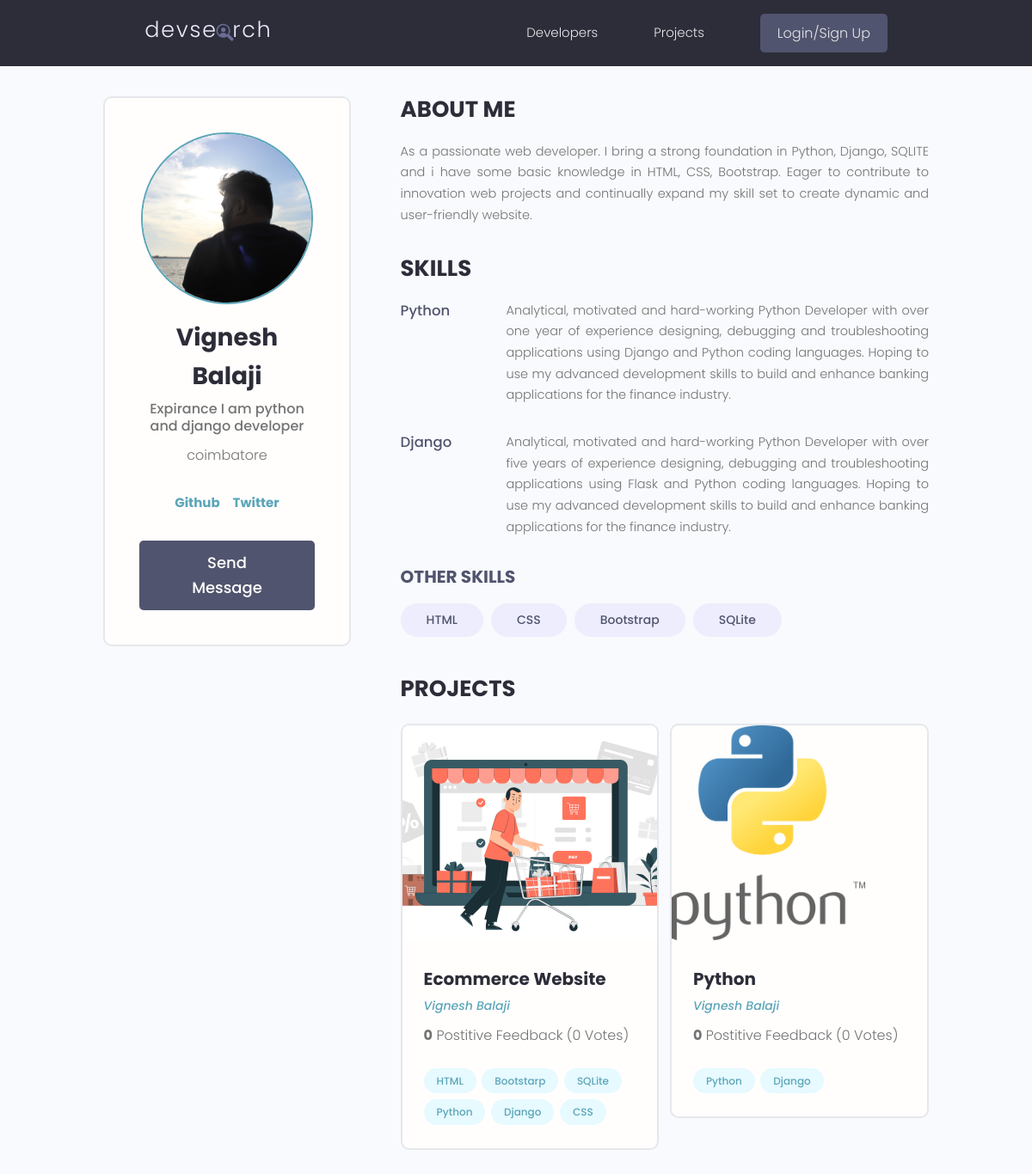
Page /userProfie/59fcfc06-8561-4057-8cc6-4df197092c63/ on the committed database.
### users/models.py (models this page shows, shortened)
class Profile(models.Model):
    user = models.OneToOneField(User, on_delete=models.CASCADE, null=True, blank=True)
    name = models.CharField(max_length=200, blank=True, null=True)
    email = models.EmailField(max_length=500, blank=True, null=True)
    username = models.CharField(max_length=200, blank=True, null=True)
    location = models.CharField(max_length=200, blank=True, null=True)
    short_intro = models.CharField(max_length=200, null=True, blank=True)
    bio = models.TextField(blank=True, null=True)
    profile_image = models.ImageField(null=True, blank=True, upload_to="profile/", default="profile/user-default.png" )
    social_github = models.CharField(max_length=200, blank=True, null=True)
    social_twitter = models.CharField(max_length=200, blank=True, null=True)
    social_linkedin = models.CharField(max_length=200, blank=True, null=True)
    created = models.DateTimeField(auto_now_add=True, null=True)
    id = models.UUIDField(default=uuid.uuid4, unique=True, primary_key=True, editable=False)
    class Meta:
        ordering = ['created']

class skill(models.Model):
    owner = models.ForeignKey(Profile, on_delete=models.CASCADE,null=True,blank=True)
    name = models.CharField(max_length=200, blank=True, null=True)
    description = models.TextField(blank=True, null=True)
    created = models.DateTimeField(auto_now_add=True, null=True)
    id = models.UUIDField(default=uuid.uuid4, unique=True, primary_key=True, editable=False)
    def __str__(self):
        return self.name

### web/models.py (models this page shows, shortened)
class Project(models.Model):
    owner = models.ForeignKey(Profile, null=True, blank=True, on_delete=models.CASCADE)
    title = models.CharField(max_length=200, null=True)
    descrition = models.TextField(null=True,blank=True)
    featured_images= models.ImageField(null=True,blank=True, default="default.jpg")
    demo_link = models.CharField(max_length=2000, null=True, blank=True)
    Source_link = models.CharField(max_length=2000, null=True, blank=True)
    tags = models.ManyToManyField("Tag")
    vote_total=models.IntegerField(default=0, null=True,blank=True)
    vote_ratio=models.IntegerField(default=0, null=True,blank=True)
    created = models.DateTimeField(auto_now_add=True, null=True)
    id = models.UUIDField(default=uuid.uuid4, unique=True, primary_key=True, editable=False)
    class Meta:
        ordering = ['-vote_ratio','-vote_total','title']
    @property
    def imageURL(self):
        try:
            url= self.featured_images.url
        except:
            url=''
        return url

class Tag(models.Model):
    name = models.CharField(max_length=200, null=True)
    created = models.DateTimeField(auto_now_add=True, null=True)
    id = models.UUIDField(default=uuid.uuid4, unique=True, primary_key=True, editable=False)
    def __str__(self):
        return self.name

### users/views.py (the view)
# urls.py: path('userProfie/<str:pk>/', views.userProfie, name='userProfie'),
def userProfie(request,pk):
    profile=Profile.objects.get(id=pk)
    topskills  = profile.skill_set.exclude(description__exact ="")
    otherskills = profile.skill_set.filter(description="")
    context={"profile":profile,"topskills":topskills,"otherskills":otherskills}
    return render(request, "user-profile.html",context)

### users/templates/user-profile.html (shortened to what this page needs)
{% extends "main.html" %}
{% block main %}
<main class="profile my-md">
    <div class="container">
      <div class="layout">
        <div class="column column--1of3">
          <div class="card text-center">
            <div class="card__body dev">
              <img class="avatar avatar--xl" src="{{ profile.profile_image.url}}" />
              <h2 class="dev__name">{{profile.name}}</h2>
              <p class="dev__title">Expirance {{profile.short_intro}}</p>
              <p class="dev__location">{{profile.location}}</p>
              <ul class="dev__social">
                {% if profile.social_github %}
                <li>
                  <a title="Github" href="{{ profile.social_github }}" target="_blank" style="font-weight: bold;">Github</a>
                </li>
                {% endif %}
                {% if profile.social_linkedin %}
                <li>
                  <a title="Twitter" href="{{ profile.social_linkedin }}" target="_blank" style="font-weight: bold;"> Twitter </a>
                </li>
                {% endif %}
              </ul>
              <a href="{% url 'createmessage' profile.id %}" class="btn btn--sub btn--lg">Send Message </a>
            </div>
          </div>
        </div>
        <div class="column column--2of3">
          <div class="devInfo">
            <h3 class="devInfo__title">About Me</h3>
            <p class="devInfo__about">{{profile.bio}}</p>
          </div>
          <div class="devInfo">
            <h3 class="devInfo__title">Skills</h3>
            <div class="devInfo__skills">
              {% for skill in topskills %}
              <div class="devSkill">
                <h4 class="devSkill__title">{{skill.name}}</h4>
                <p class="devSkill__info">{{skill.description}}</p>
              </div>
              {% endfor %}
              <h3 class="devInfo__subtitle">Other Skills</h3>
              <div class="devInfo__otherSkills">
                {% for skill in otherskills %}
                <span class="tag tag--pill tag--sub tag--lg">
                  <small>{{skill}}</small>
                </span>
                {% endfor %}
              </div>
            </div>
          </div>
          <div class="devInfo">
            <h3 class="devInfo__title">Projects</h3>
            <div class="grid grid--two">
              {% for project in profile.project_set.all %}
              <div class="column">
                <div class="card project">
                  <a href="{% url 'project' project.id %}" class="project">
                    <img class="project__thumbnail" src="{{ project.imageURL }}" alt="project thumbnail" />
                    <div class="card__body">
                      <h3 class="project__title">{{project.title}}</h3>
                      <p><a class="project__author" href="{% url 'userProfie' project.owner.id %}"">{{project.owner.name}}</a></p>
                      <p class="project--rating">
                        <span style="font-weight: bold;">{{project.vote_ratio}}</span> Postitive
                        Feedback ({{project.vote_total}} Vote{{project.vote_total|pluralize:"s"}})
                      </p>
                      <div class="project__tags">
                        {% for tags in project.tags.all %}
                        <span class="tag tag--pill tag--main">
                          <small>{{tags}}</small>
                        </span>
                        {% endfor %}
                      </div>
                    </div>
                  </a>
                </div>
              </div>
              {% endfor %}
            </div>
          </div>
        </div>
      </div>
    </div>
  </main>
{% endblock main %}

### templates/main.html (shortened to what this page needs)
<!DOCTYPE html>
<html>
    {% load static %}
<head>
  <link rel="stylesheet" href="https://cdn.iconmonstr.com/1.3.0/css/iconmonstr-iconic-font.min.css" />
  <link rel="stylesheet" href="{% static 'uikit/styles/uikit.css' %}" />
  <link rel="stylesheet" href="{% static 'styles/app.css' %}" />
</head>
<body>
    {% include "navbar.html" %}
    {% block main %}
    {% endblock main %}
</body>
</html>

### templates/navbar.html (shortened to what this page needs)
{% load static %}
<header class="header">
    <div class="container container--narrow">
      <a href= "{% url 'profiles' %}" class="header__logo">
        <img src="{% static 'images/logo.svg' %}" alt="DevSearch Logo" />
      </a>
      <nav class="header__nav">
        <ul class="header__menu">
          <li class="header__menuItem"><a href="{% url 'profiles' %}">Developers</a></li>
          <li class="header__menuItem"><a href="{% url 'projects' %}">Projects</a></li>
          {% if request.user.is_authenticated %}
          <li class="header__menuItem"><a href="{% url 'inbox' %}">Inbox</a></li>
          <li class="header__menuItem"><a href="{% url 'account' %}">User Account</a></li>
          <li class="header__menuItem"><a href="{% url 'logout' %}" class="btn btn--sub">Logout </a></li>
          {% else %}
          <li class="header__menuItem"><a href="{% url 'login' %}" class="btn btn--sub">Login/Sign Up</a></li>
          {% endif %}
        </ul>
      </nav>
    </div>
  </header>

### static/styles/app.css (style rules this page uses)
:root { --color-sub: #2d2d39; }
.btn--sub { background-color: var(--color-sub-light); }
.card { border: 2px solid var(--color-light); }
img { width: 100%; }
.header { position: sticky; z-index: 111; background-color: var(--color-sub); padding: 1.5rem 0; }
.header > .container { display: flex; justify-content: space-between; align-items: center; }
.header__logo > img { height: 3.8rem; }
.header__nav > ul { display: inline-flex; align-items: center; list-style: none; gap: 6.5rem; }
.header__menuItem > a { color: var(--color-light); font-weight: 300; }
.profile .card > .dev { padding: 4rem; }
.dev__name { color: var(--color-sub); font-size: 2.8rem; font-weight: 700; margin-top: 1rem; margin-bottom: 0.5rem; }
.dev__title { font-size: 1.6rem; font-weight: 500; line-height: 1.3; }
.dev__location { margin-top: 1rem; }
.dev__social { margin: 3rem 0; list-style: none; display: flex; justify-content: center; gap: 1.5rem; }
.devInfo { margin-bottom: 3rem; }
.devInfo__title, .devInfo__subtitle { font-size: 2.6rem; color: var(--color-sub); text-transform: uppercase; font-weight: 700; margin-bottom: 1.5rem; }
.devInfo__subtitle { font-size: 2rem; color: var(--color-sub-light); }
.devInfo__about, .devSkill__info { font-size: 1.45rem; line-height: 1.7; text-align: justify; }
.devSkill { margin-bottom: 3rem; }
.devSkill__title { font-size: 1.65rem; font-weight: 500; color: var(--color-sub-light); }
@media screen and (min-width: 700px) { .devSkill { display: flex; justify-content: space-between; gap: 3rem; } }
@media screen and (min-width: 700px) { .devSkill__info { flex-basis: 80%; } }
.project__author { font-size: 1.4rem; font-style: italic; }
.project--rating { margin-bottom: 1.6em; margin-top: .5em; }
.project__thumbnail { height: 25rem; object-fit: cover; object-position: top center; }
.project__title { font-size: 2rem; font-weight: 700; color: var(--color-sub); }

### static/uikit/styles/modules/_variables.css (style rules this page uses)
:root { --color-main: #5aa5b9; --color-main-light: #e6faff; --color-sub: #3f4156; --color-sub-light: #51546e; --color-sub-lighter: #ededfd; --color-text: #737373; --color-gray: #8b8b8b; --color-light: #e5e7eb; --color-light-gray: #767676; --color-bg: #f8fafd; --color-white: #fffefd; --color-white-light: #f3f3f3; --color-success: #359e64; --color-success-bg: #def8e8; --color-error: #fc4b0b; --color-error-bg: #fff2ee; --font-base: 'Poppins', arial, helvetica, 'Segoe UI', roboto, ubuntu, sans-serif; --font-monospace: 'Fira Code', 'Courier New', courier, monospace; --font-regular: 300; --font-medium: 500; --font-bold: 700; --generic-shadow: 1px 1px 5px #00000010; --generic-transition: all 0.3s ease-in-out; }

### static/uikit/styles/modules/_base.css (style rules this page uses)
* { margin: 0; padding: 0; box-sizing: border-box; text-rendering: optimizeLegibility; color: inherit; font-size: inherit; }
html { font-size: 50%; }
@media only screen and (min-width: 480px) { html { font-size: 56.25%; } }
@media only screen and (min-width: 1200px) { html { font-size: 62.5%; } }
body { line-height: 1.6; font-weight: 400; font-size: 1.5rem; color: var(--color-text); background-color: var(--color-bg); min-height: 100vh; }

### static/uikit/styles/modules/_typography.css (style rules this page uses)
* { font-family: var(--font-base); }
h2 { font-size: 3.6rem; font-weight: var(--font-bold); }
h3 { font-size: 3.2rem; font-weight: var(--font-medium); }
h4 { font-size: 2.8rem; font-weight: var(--font-medium); }
p, span, strong { font-size: 1.6rem; color: var(--color-text); font-weight: var(--font-regular); }
a { padding-bottom: 2px; text-decoration: none; display: inline-block; color: var(--color-main); font-weight: var(--font-medium); }

### static/uikit/styles/modules/_utilities.css (style rules this page uses)
.container { width: 92%; max-width: 165rem; margin: 0 auto; box-sizing: border-box; }
.container--narrow { width: 92%; max-width: 120rem; }
@media screen and (min-width: 1000px) { .container { width: 90%; } }
@media screen and (min-width: 1000px) { .container--narrow { width: 85%; } }
@media screen and (min-width: 1200px) { .container { width: 80%; } }
@media screen and (min-width: 1200px) { .container--narrow { width: 72%; } }
.text-center { text-align: center; }
.my-md { margin: 3rem auto; }

### static/uikit/styles/modules/_avatar.css (style rules this page uses)
.avatar { border-radius: 50%; border: 2px solid var(--color-main); object-fit: cover; }
.avatar--xl { height: 20rem; width: 20rem; }

### static/uikit/styles/modules/_card.css (style rules this page uses)
.card { border-radius: 1rem; background-color: var(--color-white); border: 1.5px solid var(--color-light); width: auto; height: auto; margin-top: 0.5rem; margin-bottom: 0.5rem; overflow: hidden; }
.card__body, .card__header { padding: 2rem 2.5rem; }

### rows in the picture
Profile: profile_image (picture), name "Vignesh Balaji", short_intro "I am python and django developer", location "coimbatore", bio "As a passionate web developer. I bring a strong foundation in Python, Django, SQLITE and i have some basic knowledge in HTML, CSS, Bootstrap. Eager to contribute to innovation web projects and continually expand my skill set to create dynamic and user-friendly website."
skill: name "Python", description "Analytical, motivated and hard-working Python Developer with over one year of experience designing, debugging and troubleshooting applications using Django and Python coding languages. Hoping to use my advanced development skills to build and enhance banking applications for the finance industry."
skill: name "Django", description "Analytical, motivated and hard-working Python Developer with over five years of experience designing, debugging and troubleshooting applications using Flask and Python coding languages. Hoping to use my advanced development skills to build and enhance banking applications for the finance industry."
skill: name "HTML"
skill: name "CSS"
skill: name "Bootstrap"
skill: name "SQLite"
Project: imageURL (picture), title "Ecommerce Website", owner.name "Vignesh Balaji", vote_ratio "0", vote_total "0"
Tag: name "HTML"
Tag: name "Bootstarp"
Tag: name "SQLite"
Tag: name "Python"
Tag: name "Django"
Tag: name "CSS"
Project: imageURL (picture), title "Python", owner.name "Vignesh Balaji", vote_ratio "0", vote_total "0"
